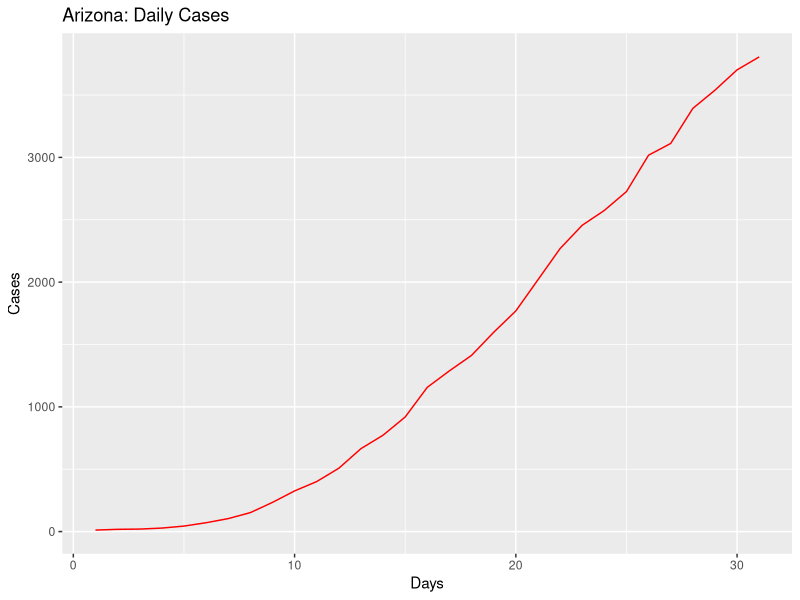
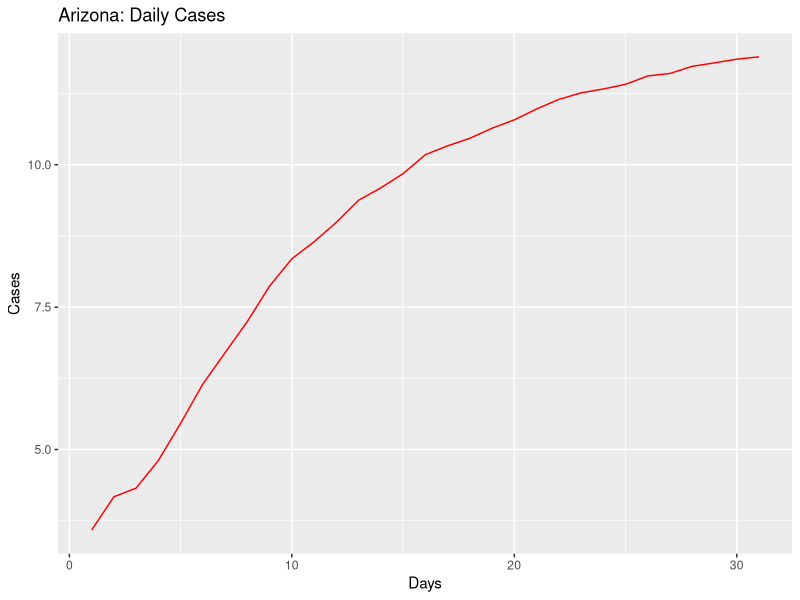
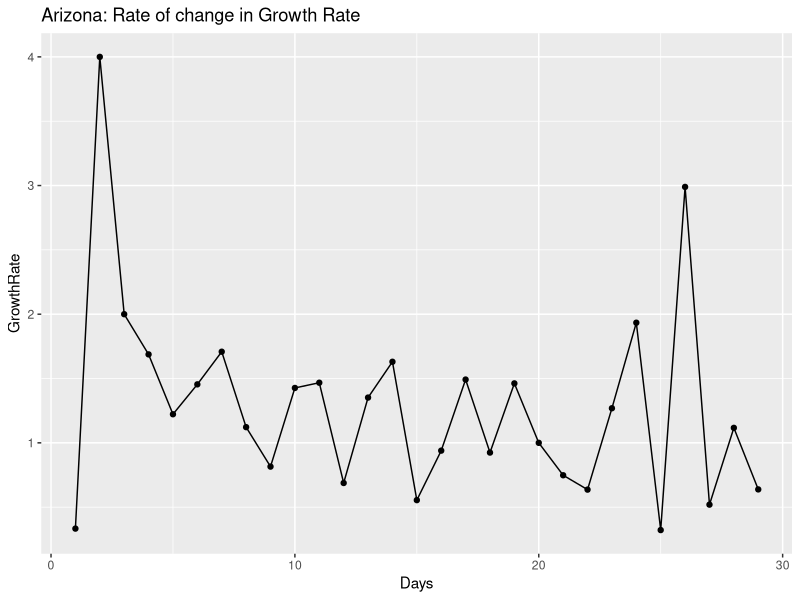
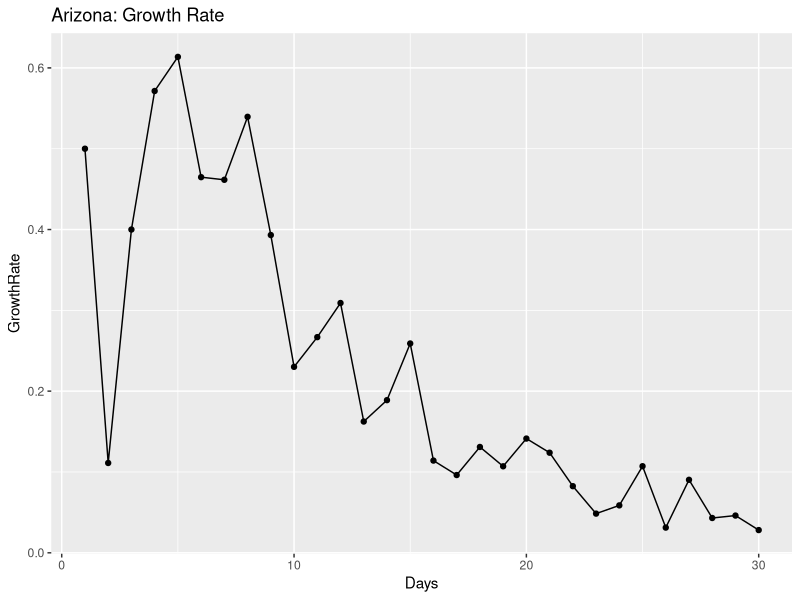
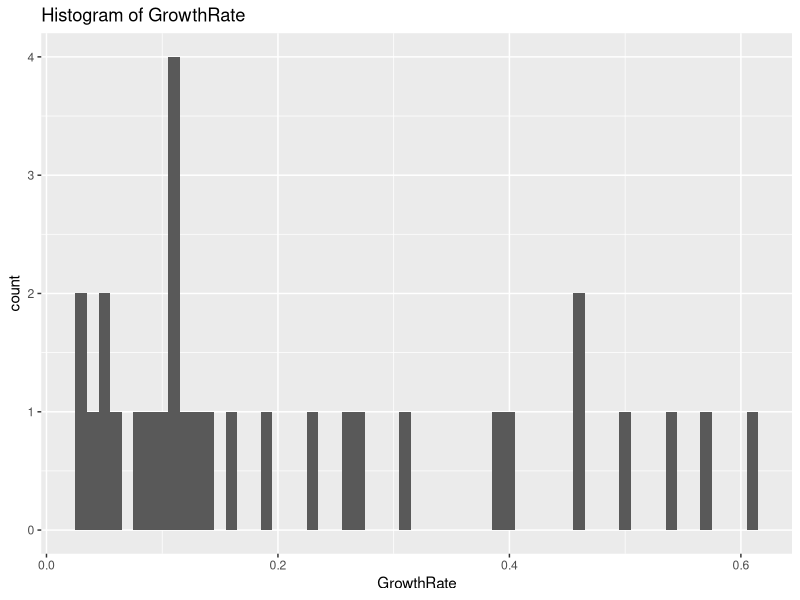
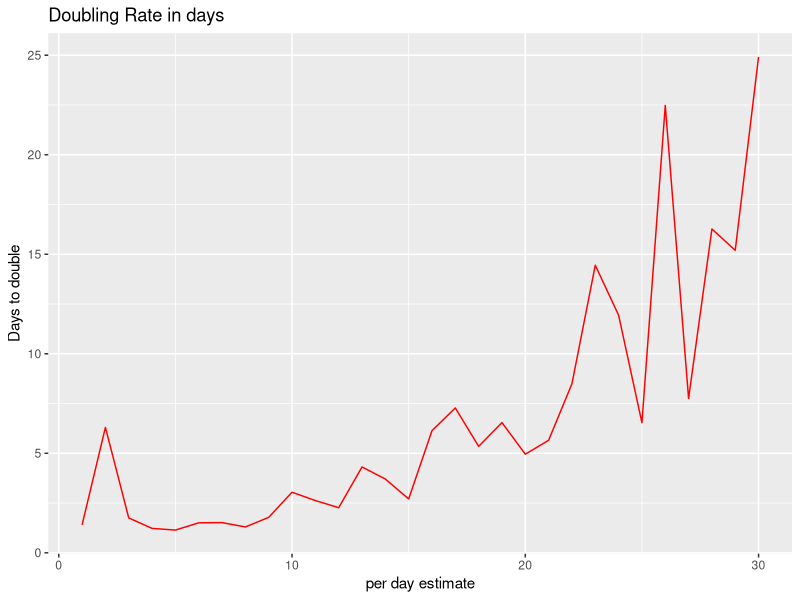
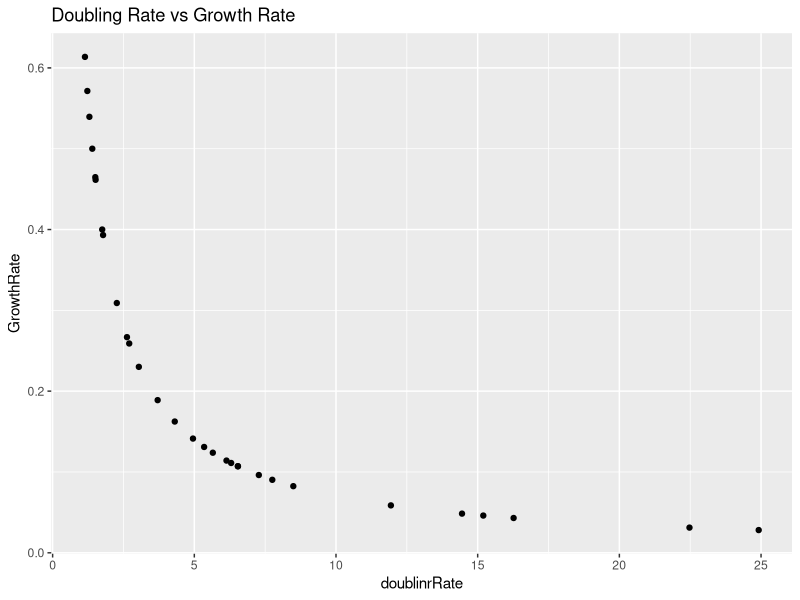
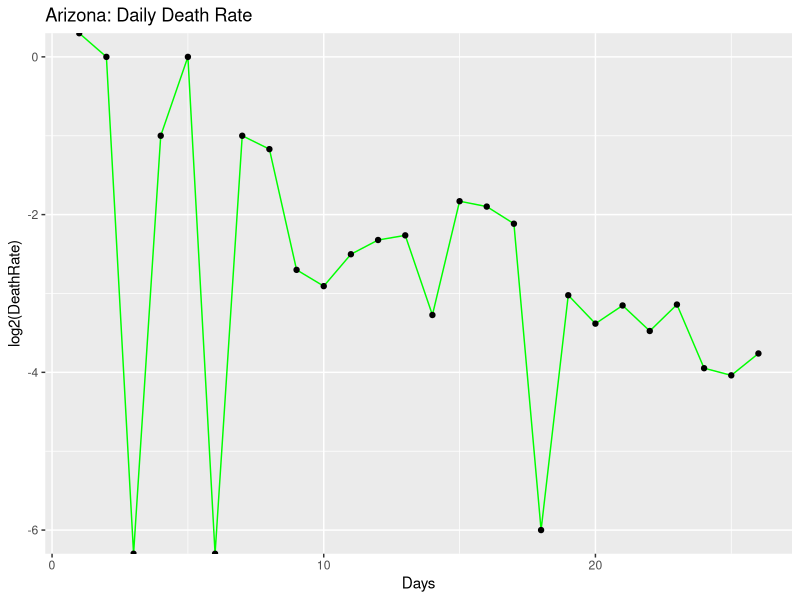

Generate these figures, in order, with R:
## ---- chunk 1
knitr::opts_chunk$set(echo = TRUE)
## ---- chunk 2
library(ggplot2)
library(gridExtra)
library(dplyr)

coronaGrowth <- function(absoluteNumbers){
  growthfactor <- NULL
  absgrowth <- NULL
  for(i in 1:length(absoluteNumbers))
  {
    #print((absoluteNumbers[i]-absoluteNumbers[i+1]/absoluteNumbers[i+1])/absoluteNumbers[i+1])
    growthfactor[i] <- ((absoluteNumbers[i]-absoluteNumbers[i+1]))/(absoluteNumbers[i+1]-absoluteNumbers[i+2])  
    #growthfactor[i] <- ((absoluteNumbers[i]-absoluteNumbers[i+1]))/(absolutenumbers[i])
  }
  
  return (rev(growthfactor))
}

DailyGrowthRate <- function(absoluteNumbers)
{
  growthfactor <- NULL
  absgrowth <- NULL
  for(i in 1:length(absoluteNumbers))
  {
    #print((absoluteNumbers[i]-absoluteNumbers[i+1]/absoluteNumbers[i+1])/absoluteNumbers[i+1])
    growthfactor[i] <- ((absoluteNumbers[i]/absoluteNumbers[i+1]))-1 
    #growthfactor[i] <- ((absoluteNumbers[i]-absoluteNumbers[i+1]))/(absolutenumbers[i])
  }
  
  return (rev(growthfactor))  
}

DoublingRate <- function(absoluteNumbers)
{
  doublingrRate <- NULL
  cumsum <- NULL
  for(i in 1:length(absoluteNumbers))
  {
    
    doublingrRate[i] <- (70/(absoluteNumbers[i]*100))
    
  }
  return ((doublingrRate))  
}

#Calculate the mean and median growth rate:
MeanMediangrowthrate <- function(dataTrend1)
{
  MeanGRTrend <- NULL
  MedianGRTrend <- NULL
  
  for(i in 1:length(dataTrend1$GrowthRate))
  {
    MedianGRTrend[i] <- median(dataTrend1[1:i,"GrowthRate"])
    MeanGRTrend[i] <- mean(dataTrend1[1:i,"GrowthRate"])
  }
  
  dataTrend1$MedianGRT = MedianGRTrend
  dataTrend1$MeanGRT = MeanGRTrend
  
  return(dataTrend1)

}

#Calculate ratio of newdeaths/newcases
newDeathstonewCases <- function(absolutenumbers,totaldeaths)
{
  newCases <- NULL
  newDeaths <- NULL
  for(i in 1:length(absolutenumbers))
  {
    if(i == length(absolutenumbers))
    {
      print("reached the end")
    }else{
     newDeaths[i] = (totaldeaths[i]-totaldeaths[i+1])
     newCases[i] = (absolutenumbers[i]-absolutenumbers[i+1]) 
    }
  }
  

  days <- seq(2:length(absolutenumbers))
 return(data.frame( newDeaths = rev(newDeaths),newCases = rev(newCases),Days = days))
 
}

#Calculate ratio of deaths to totalCases
totalDeathstoCases <- function(absolutenumbers,totaldeaths)
{
  ratio <- NULL
  for(i in 1:length(absolutenumbers))
  {

     ratio[i] = (totaldeaths[i])/(absolutenumbers[i]) 
  }
  
  return(rev(ratio))
}
## ---- chunk 3
#Arizona

absolutenumbers <- c(3806,3702,3539,3393,3112,3018,2726,2575,2456,2269,2019,1769,1598,1413,1289,1157,919,773,665,508,401,326,234,152,104,71,44,28,20,18,12)

totaldeaths <- c(131,122,115,108,97,89,80,73,65,64,52,41,32,29,24,20,17,15,13,9,6,6,3,2,2,1,0,0,0,0,0)

#America
#absolutenumbers <- c(101.7*1000,83.8*1000,65.8*1000,53.7*1000,43.8*1000,33.3*1000,25*1000,19*1000,13.7*1000,7.8*1000,6.4*1000,4.6*1000,3.5*1000,2.7*1000)
## ---- chunk 4
growthrate <- na.exclude(coronaGrowth(absolutenumbers))
days <- seq(1:length(growthrate))
dataTrend <- data.frame(GrowthRate = growthrate,Days = days)
print(dataTrend)
p1 <- ggplot(data=dataTrend, aes(x=Days, y=GrowthRate, group=1)) +ggtitle("Arizona: Rate of change in Growth Rate")+
  geom_line()+
  geom_point()

print(dataTrend)
#print(dataTrend1)




growthrate1 <- na.exclude(DailyGrowthRate(absolutenumbers))
doublingrate1 <- na.exclude(DoublingRate(growthrate1))
days1 <- seq(1:length(growthrate1))
dataTrend1 <- data.frame(GrowthRate = growthrate1,Days = days1,doublinrRate = doublingrate1)
print(dataTrend1)
multiplier <- tail(dataTrend1, n = 1)
pred_val <- (head(absolutenumbers, n = 1)*multiplier[,"GrowthRate"])+head(absolutenumbers, n = 1)

p2 <- ggplot(data=dataTrend1, aes(x=Days, y=GrowthRate, group=1)) +ggtitle("Arizona: Growth Rate")+
  geom_line()+
  geom_point()

days <- seq(1:length(absolutenumbers))
growthrate <- append(growthrate, c(1,1),after = 0)
dataOriginal <- data.frame(Cases = rev(absolutenumbers), Days = days)
p3<- ggplot() +geom_line(data=dataOriginal, aes(x=Days, y=Cases,),color = "Red")+labs(title="Arizona: Daily Cases", y="Cases", x="Days")

p3_log<- ggplot() +geom_line(data=dataOriginal, aes(x=Days, y=log2(Cases)),color = "Red")+labs(title="Arizona: Daily Cases", y="Cases", x="Days")+
  #geom_line(data=dataOriginal, aes(x=Days+1, y=Prediction),color = "Blue")
  geom_point()



# Analyze growth rate to get interval of values
summary(dataTrend1$GrowthRate)
dataTrend1%>%select("GrowthRate")%>%summarise(meanGR = mean(GrowthRate), medianGR = median(GrowthRate), sdGR = sd(GrowthRate))
p4 <- ggplot(data = dataTrend1, aes(x = GrowthRate))+ggtitle("Histogram of GrowthRate")+geom_histogram(binwidth = 0.01)


#Analyze the doubling rate
p5<- ggplot() +geom_line(data=dataTrend1, aes(x=Days, y=doublinrRate),color = "Red")+labs(title="Doubling Rate in days", y="Days to double", x ="per day estimate")+
  #geom_line(data=dataOriginal, aes(x=Days+1, y=Prediction),color = "Blue")
  geom_point()

#Scatter plor of Growthrate versus Doubling Rate
p6 <- ggplot()+geom_point(data = dataTrend1, aes(x = doublinrRate, y = GrowthRate))+labs(title = "Doubling Rate vs Growth Rate")

dataTrend1 <- MeanMediangrowthrate(dataTrend1 = dataTrend1)

#Median growth rate trend 
#Median growth rate trend 
p7 <- ggplot()+geom_line(data = dataTrend1, aes(x = Days, y = MedianGRT),color = "Blue")+labs(title = "Arizona Median(BLUE)VsMean(RED) Growth Rate")+geom_line(data=dataTrend1, aes(x=Days , y=MeanGRT),color = "Red")


deathrate1 <- na.exclude(DailyGrowthRate(totaldeaths))
doublingdeathrate1 <- na.exclude(DoublingRate(deathrate1))
days1 <- seq(1:length(deathrate1))
dataDeathTrend1 <- data.frame(DeathRate = deathrate1,Days = days1,doublinrRate = doublingdeathrate1)
#print(dataDeathTrend1)
#multiplier <- tail(totaldeaths, n = 1)
#pred_val <- (head(dataDeathTrend1, n = 1)*multiplier[,"DeathRate"])+head(dataDeathTrend1, n = 1)

p8 <- ggplot(data=dataDeathTrend1, aes(x=Days, y=log2(DeathRate), group=1)) +ggtitle("Arizona: Daily Death Rate")+
  geom_line(color = "Green")+
  geom_point()


rationewdeathtocases <- newDeathstonewCases(absolutenumbers,totaldeaths)

p9 <- ggplot(data=rationewdeathtocases, aes(x=Days, y=log2(newCases), group=1)) +ggtitle("Arizona:newCases(Orange)")+
  geom_line(color = "Orange")+geom_point()

totaldeathstocases <- totalDeathstoCases(absolutenumbers,totaldeaths)
days <- seq(1:length(absolutenumbers))
datatotaldeathstocasesTrend <- data.frame(ratio = totaldeathstocases,Days = days)
#Scatter plot of totalcases to totaldeaths
p10 <- ggplot(data=datatotaldeathstocasesTrend, aes(x=Days, y=ratio, group=1)) +ggtitle("Arizona: TotalDeaths/TotalCases")+
  geom_line(color = "Yellow")+
  geom_point()

#Confidence Interval for mean population GrowthRate:
meanGR = mean(dataTrend1$GrowthRate)
sdGR = sd(dataTrend1$GrowthRate)

uppperlimitGR= meanGR+sdGR
lowerlimitGR = meanGR-sdGR

#Predictions based on: Current Growth Rate, MeanGrowth Rate, Upper GrowthRate, Lower GrowthRate
pred_val_Current <- (head(absolutenumbers, n = 1)*multiplier[,"GrowthRate"])+head(absolutenumbers, n = 1)
pred_val_MeanGR <- (head(absolutenumbers, n = 1)*meanGR)+head(absolutenumbers, n = 1)
pred_val_upperGR <- (head(absolutenumbers, n = 1)*uppperlimitGR)+head(absolutenumbers, n = 1)
pred_val_lowerGR <- (head(absolutenumbers, n = 1)*lowerlimitGR)+head(absolutenumbers, n = 1)

print("Current GR:")
print(multiplier[,"GrowthRate"])
print(pred_val_Current)

print("Mean GR:")
print(meanGR)
print(pred_val_MeanGR)

print("Upperlimit GR:")
print(uppperlimitGR)
print(pred_val_upperGR)

print("Lowerlimit GR:")
print(lowerlimitGR)
print(pred_val_lowerGR)

#Doubling rate:-
DRCurrent <- round(70/(meanGR*100),digits = 0)
DRMedian <- round(70/(median(dataTrend1$GrowthRate)*100),digits = 0)
latestDRCurrent <- round(tail(dataTrend1$doublinrRate,n=1),digits = 0)

## ---- chunk 5
#grid.arrange(p3,p3_log,p1,p2,p4,p5,p6,nrow = 4, ncol = 2)
print(p3)
print(p3_log)
print(p1)
print(p2)
print(p4)
print(p5)
print(p6)
print(p8)
print(p9)
print(p10)
print(p7)
## ---- chunk 6
library(ggplot2)
library(gridExtra)
library(dplyr)

coronaGrowth <- function(absoluteNumbers){
  growthfactor <- NULL
  absgrowth <- NULL
  for(i in 1:length(absoluteNumbers))
  {
    #print((absoluteNumbers[i]-absoluteNumbers[i+1]/absoluteNumbers[i+1])/absoluteNumbers[i+1])
    growthfactor[i] <- ((absoluteNumbers[i]-absoluteNumbers[i+1]))/(absoluteNumbers[i+1]-absoluteNumbers[i+2])  
    #growthfactor[i] <- ((absoluteNumbers[i]-absoluteNumbers[i+1]))/(absolutenumbers[i])
  }
  
  return (rev(growthfactor))
}

DailyGrowthRate <- function(absoluteNumbers)
{
  growthfactor <- NULL
  absgrowth <- NULL
  for(i in 1:length(absoluteNumbers))
  {
    #print((absoluteNumbers[i]-absoluteNumbers[i+1]/absoluteNumbers[i+1])/absoluteNumbers[i+1])
    growthfactor[i] <- ((absoluteNumbers[i]/absoluteNumbers[i+1]))-1 
    #growthfactor[i] <- ((absoluteNumbers[i]-absoluteNumbers[i+1]))/(absolutenumbers[i])
  }
  
  return (rev(growthfactor))  
}

DoublingRate <- function(absoluteNumbers)
{
  doublingrRate <- NULL
  cumsum <- NULL
  for(i in 1:length(absoluteNumbers))
  {
    
    doublingrRate[i] <- (70/(absoluteNumbers[i]*100))
    
  }
  return ((doublingrRate))  
}

#Calculate the mean and median growth rate:
MeanMediangrowthrate <- function(dataTrend1)
{
  MeanGRTrend <- NULL
  MedianGRTrend <- NULL
  
  for(i in 1:length(dataTrend1$GrowthRate))
  {
    MedianGRTrend[i] <- median(dataTrend1[1:i,"GrowthRate"])
    MeanGRTrend[i] <- mean(dataTrend1[1:i,"GrowthRate"])
  }
  
  dataTrend1$MedianGRT = MedianGRTrend
  dataTrend1$MeanGRT = MeanGRTrend
  
  return(dataTrend1)

}

# #Calculate ratio of newdeaths/newcases
# newDeathstonewCases <- function(absolutenumbers,totaldeaths)
# {
#   ratio <- NULL
#   for(i in 1:length(absolutenumbers))
#   {
#     if(i == length(absolutenumbers))
#     {
#       print("reached the end")
#     }else{
#      ratio[i] = (totaldeaths[i]-totaldeaths[i+1])/(absolutenumbers[i]-absolutenumbers[i+1]) 
#     }
#   }
#   
#   return(rev(ratio))
# }

#Calculate ratio of newdeaths/newcases
newDeathstonewCases <- function(absolutenumbers,totaldeaths)
{
  newCases <- NULL
  newDeaths <- NULL
  for(i in 1:length(absolutenumbers))
  {
    if(i == length(absolutenumbers))
    {
      print("reached the end")
    }else{
     newDeaths[i] = (totaldeaths[i]-totaldeaths[i+1])
     newCases[i] = (absolutenumbers[i]-absolutenumbers[i+1]) 
    }
  }
  

  days <- seq(2:length(absolutenumbers))
 return(data.frame( newDeaths = rev(newDeaths),newCases = rev(newCases),Days = days))
 
}

#Calculate ratio of deaths to totalCases
totalDeathstoCases <- function(absolutenumbers,totaldeaths)
{
  ratio <- NULL
  for(i in 1:length(absolutenumbers))
  {

     ratio[i] = (totaldeaths[i])/(absolutenumbers[i]) 
  }
  
  return(rev(ratio))
}

## ---- chunk 7
#Arizona
#absolutenumbers <- c(773,665,508,401,326,234,152,104,71,44,28,20,18,12)

#America

absolutenumbers <- c(591.285*1000,573.138*1000,545.934*1000,521.623*1000,489.646*1000,454.615*1000,418.451*1000,386.571*1000,355.834*1000,327.871*1000,300.432*1000,265.506*1000,235.281*1000,205.035*1000,176.518*1000,145.369*1000,133.094*1000,123.578*1000,101.7*1000,83.8*1000,65.8*1000,53.7*1000,43.8*1000,33.3*1000,25*1000,19*1000,13.7*1000,7.8*1000,6.4*1000,4.6*1000,3.5*1000,2.7*1000)

totaldeaths <- c(24618,22930,21474,20057,18325,16691,14791,12851,10880,9622,8457,7127,6081,5107,4057,3143,2585,2222,1697,1296,1028,781,556,414,301,255,206,150,110,87,69,57,48,41,38,30,26,22,19,15,12,11,9,6,1,1)




## ---- chunk 8
growthrate <- na.exclude(coronaGrowth(absolutenumbers))
days <- seq(1:length(growthrate))
dataTrend <- data.frame(GrowthRate = growthrate,Days = days)
print(dataTrend)
p1 <- ggplot(data=dataTrend, aes(x=Days, y=GrowthRate, group=1)) +ggtitle("US: Rate of change in Growth Rate")+
  geom_line()+
  geom_point()

print(dataTrend)
#print(dataTrend1)




growthrate1 <- na.exclude(DailyGrowthRate(absolutenumbers))
doublingrate1 <- na.exclude(DoublingRate(growthrate1))
days1 <- seq(1:length(growthrate1))
dataTrend1 <- data.frame(GrowthRate = growthrate1,Days = days1,doublinrRate = doublingrate1)
print(dataTrend1)
multiplier <- tail(dataTrend1, n = 1)
pred_val <- (head(absolutenumbers, n = 1)*multiplier[,"GrowthRate"])+head(absolutenumbers, n = 1)

p2 <- ggplot(data=dataTrend1, aes(x=Days, y=GrowthRate, group=1)) +ggtitle("US: Growth Rate")+
  geom_line()+
  geom_point()

days <- seq(1:length(absolutenumbers))
growthrate <- append(growthrate, c(1,1),after = 0)
dataOriginal <- data.frame(Cases = rev(absolutenumbers), Days = days)
p3<- ggplot() +geom_line(data=dataOriginal, aes(x=Days, y=Cases,),color = "Red")+labs(title="US: Daily Cases", y="Cases", x="Days")

p3_log<- ggplot() +geom_line(data=dataOriginal, aes(x=Days, y=log2(Cases)),color = "Red")+labs(title="US: Daily Cases", y="Cases", x="Days")+
  #geom_line(data=dataOriginal, aes(x=Days+1, y=Prediction),color = "Blue")
  geom_point()



# Analyze growth rate to get interval of values
summary(dataTrend1$GrowthRate)
dataTrend1%>%select("GrowthRate")%>%summarise(meanGR = mean(GrowthRate), medianGR = median(GrowthRate), sdGR = sd(GrowthRate))
p4 <- ggplot(data = dataTrend1, aes(x = GrowthRate))+ggtitle("Histogram of GrowthRate")+geom_histogram(binwidth = 0.01)


#Analyze the doubling rate
p5<- ggplot() +geom_line(data=dataTrend1, aes(x=Days, y=doublinrRate),color = "Red")+labs(title="Doubling Rate in days", y="Days to double", x ="per day estimate")+
  #geom_line(data=dataOriginal, aes(x=Days+1, y=Prediction),color = "Blue")
  geom_point()

#Scatter plor of Growthrate versus Doubling Rate
p6 <- ggplot()+geom_point(data = dataTrend1, aes(x = doublinrRate, y = GrowthRate))+labs(title = "Doubling Rate vs Growth Rate")

dataTrend1 <- MeanMediangrowthrate(dataTrend1 = dataTrend1)


#Median growth rate trend 
#Median growth rate trend 
p7 <- ggplot()+geom_line(data = dataTrend1, aes(x = Days, y = MedianGRT),color = "Blue")+labs(title = "US Median(BLUE)VsMean(RED) Growth Rate")+geom_line(data=dataTrend1, aes(x=Days , y=MeanGRT),color = "Red")

deathrate1 <- na.exclude(DailyGrowthRate(totaldeaths))
doublingdeathrate1 <- na.exclude(DoublingRate(deathrate1))
days1 <- seq(1:length(deathrate1))
dataDeathTrend1 <- data.frame(DeathRate = deathrate1,Days = days1,doublinrRate = doublingdeathrate1)
#print(dataDeathTrend1)
#multiplier <- tail(totaldeaths, n = 1)
#pred_val <- (head(dataDeathTrend1, n = 1)*multiplier[,"DeathRate"])+head(dataDeathTrend1, n = 1)

p8 <- ggplot(data=dataDeathTrend1, aes(x=Days, y=log2(DeathRate), group=1)) +ggtitle("US: Daily Death Rate")+
  geom_line(color = "Green")+
  geom_point()

rationewdeathtocases <- newDeathstonewCases(absolutenumbers,totaldeaths)

p9 <- ggplot(data=rationewdeathtocases, aes(x=Days, y=log2(newCases), group=1)) +ggtitle("US:newCases(Orange)")+
  geom_line(color = "Orange")+geom_point()
totaldeathstocases <- totalDeathstoCases(absolutenumbers,totaldeaths)
days <- seq(1:length(absolutenumbers))
datatotaldeathstocasesTrend <- data.frame(ratio = totaldeathstocases,Days = days)
#Scatter plot of totalcases to totaldeaths
p10 <- ggplot(data=datatotaldeathstocasesTrend, aes(x=Days, y=ratio, group=1)) +ggtitle("US: TotalDeaths/TotalCases")+
  geom_line(color = "Yellow")+
  geom_point()
#Confidence Interval for mean population GrowthRate:
meanGR = mean(dataTrend1$GrowthRate)
sdGR = sd(dataTrend1$GrowthRate)

uppperlimitGR= meanGR+sdGR
lowerlimitGR = meanGR-sdGR

#Predictions based on: Current Growth Rate, MeanGrowth Rate, Upper GrowthRate, Lower GrowthRate
pred_val_Current <- (head(absolutenumbers, n = 1)*multiplier[,"GrowthRate"])+head(absolutenumbers, n = 1)
pred_val_MeanGR <- (head(absolutenumbers, n = 1)*meanGR)+head(absolutenumbers, n = 1)
pred_val_upperGR <- (head(absolutenumbers, n = 1)*uppperlimitGR)+head(absolutenumbers, n = 1)
pred_val_lowerGR <- (head(absolutenumbers, n = 1)*lowerlimitGR)+head(absolutenumbers, n = 1)

print("Current GR:")
print(multiplier[,"GrowthRate"])
print(pred_val_Current)

print("Mean GR:")
print(meanGR)
print(pred_val_MeanGR)

print("Upperlimit GR:")
print(uppperlimitGR)
print(pred_val_upperGR)

print("Lowerlimit GR:")
print(lowerlimitGR)
print(pred_val_lowerGR)

#Doubling rate:-
DRCurrent <- round(70/(meanGR*100),digits = 0)
DRMedian <- round(70/(median(dataTrend1$GrowthRate)*100),digits = 0)
latestDRCurrent <- round(tail(dataTrend1$doublinrRate,n=1),digits = 0)

## ---- chunk 9
#grid.arrange(p3,p3_log,p1,p2,p4,p5,p6,nrow = 4, ncol = 2)
print(p3)
print(p3_log)
print(p1)
print(p2)
print(p4)
print(p5)
print(p6)
print(p8)
print(p9)
print(p10)
print(p7)
## ---- chunk 10
library(ggplot2)
library(gridExtra)
library(dplyr)

coronaGrowth <- function(absoluteNumbers){
  growthfactor <- NULL
  absgrowth <- NULL
  for(i in 1:length(absoluteNumbers))
  {
    #print((absoluteNumbers[i]-absoluteNumbers[i+1]/absoluteNumbers[i+1])/absoluteNumbers[i+1])
    growthfactor[i] <- ((absoluteNumbers[i]-absoluteNumbers[i+1]))/(absoluteNumbers[i+1]-absoluteNumbers[i+2])  
    #growthfactor[i] <- ((absoluteNumbers[i]-absoluteNumbers[i+1]))/(absolutenumbers[i])
  }
  
  return (rev(growthfactor))
}

DailyGrowthRate <- function(absoluteNumbers)
{
  growthfactor <- NULL
  absgrowth <- NULL
  for(i in 1:length(absoluteNumbers))
  {
    #print((absoluteNumbers[i]-absoluteNumbers[i+1]/absoluteNumbers[i+1])/absoluteNumbers[i+1])
    growthfactor[i] <- ((absoluteNumbers[i]/absoluteNumbers[i+1]))-1 
    #growthfactor[i] <- ((absoluteNumbers[i]-absoluteNumbers[i+1]))/(absolutenumbers[i])
  }
  
  return (rev(growthfactor))  
}

DoublingRate <- function(absoluteNumbers)
{
  doublingrRate <- NULL
  cumsum <- NULL
  for(i in 1:length(absoluteNumbers))
  {
    
    doublingrRate[i] <- (70/(absoluteNumbers[i]*100))
    
  }
  return ((doublingrRate))  
}

#Calculate the mean and median growth rate:
MeanMediangrowthrate <- function(dataTrend1)
{
  MeanGRTrend <- NULL
  MedianGRTrend <- NULL
  
  for(i in 1:length(dataTrend1$GrowthRate))
  {
    MedianGRTrend[i] <- median(dataTrend1[1:i,"GrowthRate"])
    MeanGRTrend[i] <- mean(dataTrend1[1:i,"GrowthRate"])
  }
  
  dataTrend1$MedianGRT = MedianGRTrend
  dataTrend1$MeanGRT = MeanGRTrend
  
  return(dataTrend1)

}

#Calculate ratio of newdeaths/newcases
# newDeathstonewCases <- function(absolutenumbers,totaldeaths)
# {
#   ratio <- NULL
#   for(i in 1:length(absolutenumbers))
#   {
#     if(i == length(absolutenumbers))
#     {
#       print("reached the end")
#     }else{
#      ratio[i] = (totaldeaths[i]-totaldeaths[i+1])/(absolutenumbers[i]-absolutenumbers[i+1]) 
#     }
#   }
#   
#   return(rev(ratio))
# }

#Calculate ratio of newdeaths/newcases
newDeathstonewCases <- function(absolutenumbers,totaldeaths)
{
  newCases <- NULL
  newDeaths <- NULL
  for(i in 1:length(absolutenumbers))
  {
    if(i == length(absolutenumbers))
    {
      print("reached the end")
    }else{
     newDeaths[i] = (totaldeaths[i]-totaldeaths[i+1])
     newCases[i] = (absolutenumbers[i]-absolutenumbers[i+1]) 
    }
  }
  

  days <- seq(2:length(absolutenumbers))
 return(data.frame( newDeaths = rev(newDeaths),newCases = rev(newCases),Days = days))
 
}

#Calculate ratio of deaths to totalCases
totalDeathstoCases <- function(absolutenumbers,totaldeaths)
{
  ratio <- NULL
  for(i in 1:length(absolutenumbers))
  {

     ratio[i] = (totaldeaths[i])/(absolutenumbers[i]) 
  }
  
  return(rev(ratio))
}
## ---- chunk 11
#Arizona
#absolutenumbers <- c(773,665,508,401,326,234,152,104,71,44,28,20,18,12)

#America
absolutenumbers <- c(10941,9635,9166,8339,7598,6653,5749,5311,4778,3588,3082,2567,2341,1637,1397,1251,1071,1024,987,887,727,657,536,499,396,332,249,194,169,143,129,114,100,82,74,62,62,47,40,34,31,30,29,7,6,3,3,3,3,3,3,3,3,3,3,3,3,3,3,3)

totaldeaths <- c(368,331,325,288,246,227,178,160,136,118,99,86,72,58,35,27,24,20,20,12,10,10,7,5,5,4,3,3,2,2,2,2,1,0,0,0,0,0,0,0,0,0,0,0,0,0,0,0,0,0,0,0,0,0,0,0,0,0,0,0)
## ---- chunk 12
growthrate <- na.exclude(coronaGrowth(absolutenumbers))
days <- seq(1:length(growthrate))
dataTrend <- data.frame(GrowthRate = growthrate,Days = days)
print(dataTrend)
p1 <- ggplot(data=dataTrend, aes(x=Days, y=GrowthRate, group=1)) +ggtitle("US: Rate of change in Growth Rate")+
  geom_line()+
  geom_point()

print(dataTrend)
#print(dataTrend1)




growthrate1 <- na.exclude(DailyGrowthRate(absolutenumbers))
doublingrate1 <- na.exclude(DoublingRate(growthrate1))
days1 <- seq(1:length(growthrate1))
dataTrend1 <- data.frame(GrowthRate = growthrate1,Days = days1,doublinrRate = doublingrate1)
print(dataTrend1)
multiplier <- tail(dataTrend1, n = 1)
pred_val <- (head(absolutenumbers, n = 1)*multiplier[,"GrowthRate"])+head(absolutenumbers, n = 1)

p2 <- ggplot(data=dataTrend1, aes(x=Days, y=GrowthRate, group=1)) +ggtitle("India: Growth Rate")+
  geom_line()+
  geom_point()

days <- seq(1:length(absolutenumbers))
growthrate <- append(growthrate, c(1,1),after = 0)
dataOriginal <- data.frame(Cases = rev(absolutenumbers), Days = days)
p3<- ggplot() +geom_line(data=dataOriginal, aes(x=Days, y=Cases,),color = "Red")+labs(title="India: Daily Cases", y="Cases", x="Days")

p3_log<- ggplot() +geom_line(data=dataOriginal, aes(x=Days, y=log2(Cases)),color = "Red")+labs(title="India: Daily Cases", y="Cases", x="Days")+
  #geom_line(data=dataOriginal, aes(x=Days+1, y=Prediction),color = "Blue")
  geom_point()



# Analyze growth rate to get interval of values
summary(dataTrend1$GrowthRate)
dataTrend1%>%select("GrowthRate")%>%summarise(meanGR = mean(GrowthRate), medianGR = median(GrowthRate), sdGR = sd(GrowthRate))
p4 <- ggplot(data = dataTrend1, aes(x = GrowthRate))+ggtitle("Histogram of GrowthRate")+geom_histogram(binwidth = 0.01)


#Analyze the doubling rate
p5<- ggplot() +geom_line(data=dataTrend1, aes(x=Days, y=doublinrRate),color = "Red")+labs(title="Doubling Rate in days", y="Days to double", x ="per day estimate")+
  #geom_line(data=dataOriginal, aes(x=Days+1, y=Prediction),color = "Blue")
  geom_point()

#Scatter plor of Growthrate versus Doubling Rate
p6 <- ggplot()+geom_point(data = dataTrend1, aes(x = doublinrRate, y = GrowthRate))+labs(title = "Doubling Rate vs Growth Rate")

dataTrend1 <- MeanMediangrowthrate(dataTrend1 = dataTrend1)


#Median growth rate trend 
p7 <- ggplot()+geom_line(data = dataTrend1, aes(x = Days, y = MedianGRT),color = "Blue")+labs(title = "India Median(BLUE)VsMean(RED) Growth Rate")+geom_line(data=dataTrend1, aes(x=Days , y=MeanGRT),color = "Red")

deathrate1 <- na.exclude(DailyGrowthRate(totaldeaths))
doublingdeathrate1 <- na.exclude(DoublingRate(deathrate1))
days1 <- seq(1:length(deathrate1))
dataDeathTrend1 <- data.frame(DeathRate = deathrate1,Days = days1,doublinrRate = doublingdeathrate1)
#print(dataDeathTrend1)
#multiplier <- tail(totaldeaths, n = 1)
#pred_val <- (head(dataDeathTrend1, n = 1)*multiplier[,"DeathRate"])+head(dataDeathTrend1, n = 1)

p8 <- ggplot(data=dataDeathTrend1, aes(x=Days, y=log2(DeathRate), group=1)) +ggtitle("India: Daily Death Rate")+
  geom_line(color = "Green")+
  geom_point()

rationewdeathtocases <- newDeathstonewCases(absolutenumbers,totaldeaths)

p9 <- ggplot(data=rationewdeathtocases, aes(x=Days, y=log2(newCases), group=1)) +ggtitle("India:newCases(Orange)")+
  geom_line(color = "Orange")+geom_point()

totaldeathstocases <- totalDeathstoCases(absolutenumbers,totaldeaths)
days <- seq(1:length(absolutenumbers))
datatotaldeathstocasesTrend <- data.frame(ratio = totaldeathstocases,Days = days)
#Scatter plot of totalcases to totaldeaths
p10 <- ggplot(data=datatotaldeathstocasesTrend, aes(x=Days, y=ratio, group=1)) +ggtitle("India: TotalDeaths/TotalCases")+
  geom_line(color = "Yellow")+
  geom_point()

#Confidence Interval for mean population GrowthRate:
meanGR = mean(dataTrend1$GrowthRate)
sdGR = sd(dataTrend1$GrowthRate)

uppperlimitGR= meanGR+sdGR
lowerlimitGR = meanGR-sdGR

#Predictions based on: Current Growth Rate, MeanGrowth Rate, Upper GrowthRate, Lower GrowthRate
pred_val_Current <- (head(absolutenumbers, n = 1)*multiplier[,"GrowthRate"])+head(absolutenumbers, n = 1)
pred_val_MeanGR <- (head(absolutenumbers, n = 1)*meanGR)+head(absolutenumbers, n = 1)
pred_val_upperGR <- (head(absolutenumbers, n = 1)*uppperlimitGR)+head(absolutenumbers, n = 1)
pred_val_lowerGR <- (head(absolutenumbers, n = 1)*lowerlimitGR)+head(absolutenumbers, n = 1)

print("Current GR:")
print(multiplier[,"GrowthRate"])
print(pred_val_Current)

print("Mean GR:")
print(meanGR)
print(pred_val_MeanGR)

print("Upperlimit GR:")
print(uppperlimitGR)
print(pred_val_upperGR)

print("Lowerlimit GR:")
print(lowerlimitGR)
print(pred_val_lowerGR)

#Doubling rate:-
DRCurrent <- round(70/(meanGR*100),digits = 0)
DRMedian <- round(70/(median(dataTrend1$GrowthRate)*100),digits = 0)
latestDRCurrent <- round(tail(dataTrend1$doublinrRate,n=1),digits = 0)

## ---- chunk 13
#grid.arrange(p3,p3_log,p1,p2,p4,p5,p6,nrow = 4, ncol = 2)
print(p3)
print(p3_log)
print(p1)
print(p2)
print(p4)
print(p5)
print(p6)
print(p8)
print(p9)
print(p10)
print(p7)
